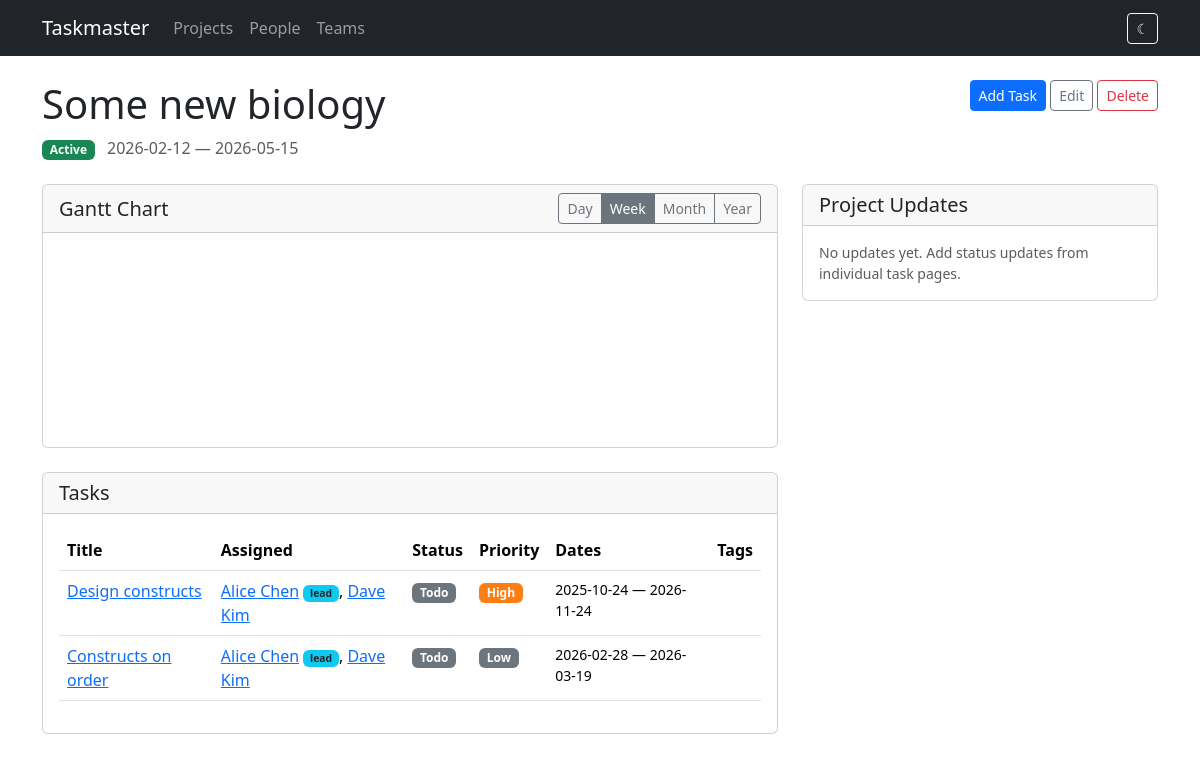
The page /projects/5 on the database as committed earlier.
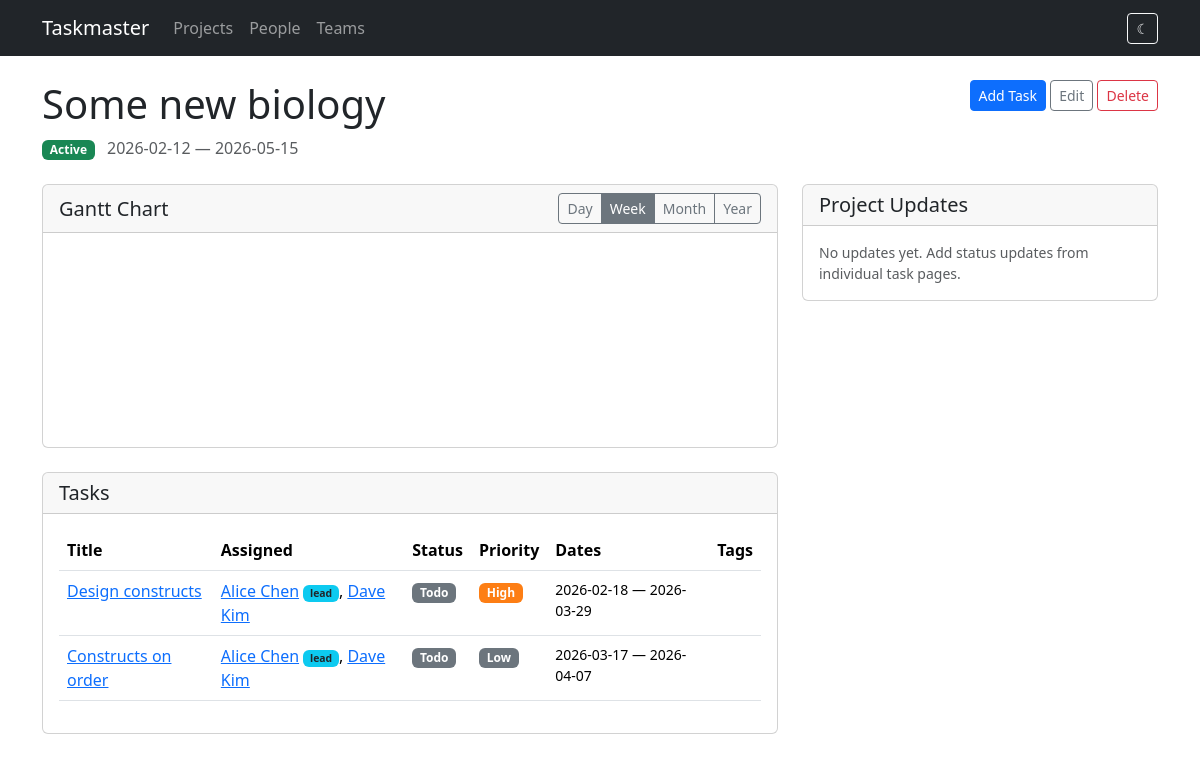
The same page on the database as committed later.
### models.py (models this page shows, shortened)
class Project(db.Model):
    id = db.Column(db.Integer, primary_key=True)
    name = db.Column(db.String(200), nullable=False)
    description = db.Column(db.Text)
    start_date = db.Column(db.Date)
    end_date = db.Column(db.Date)
    status = db.Column(db.String(20), default='active')  # active, completed, on_hold
    tasks = db.relationship('Task', backref='project', lazy=True, cascade='all, delete-orphan')

class Task(db.Model):
    id = db.Column(db.Integer, primary_key=True)
    title = db.Column(db.String(200), nullable=False)
    description = db.Column(db.Text)
    project_id = db.Column(db.Integer, db.ForeignKey('project.id'), nullable=False)
    start_date = db.Column(db.Date, nullable=False)
    end_date = db.Column(db.Date, nullable=False)
    status = db.Column(db.String(20), default='todo')  # todo, in_progress, done
    priority = db.Column(db.String(20), default='medium')  # low, medium, high, critical
    assignments = db.relationship('TaskAssignment', backref='task', lazy=True,
                                   cascade='all, delete-orphan')
    tags = db.relationship('Tag', secondary=task_tags, backref=db.backref('tasks', lazy=True))
    milestones = db.relationship('Milestone', backref='task', lazy=True,
                                 order_by='Milestone.date', cascade='all, delete-orphan')
    status_updates = db.relationship('StatusUpdate', backref='task', lazy=True,
                                     order_by='StatusUpdate.created_at.desc()',
                                     cascade='all, delete-orphan')
    dependencies = db.relationship(
        'Task',
        secondary='task_dependency',
        primaryjoin='Task.id == TaskDependency.task_id',
        secondaryjoin='Task.id == TaskDependency.depends_on_id',
        backref=db.backref('dependents', lazy=True),
        lazy=True,
    )
    @property
    def lead(self):
        for a in self.assignments:
            if a.is_lead:
                return a.person
        return None
    @property
    def assignees(self):
        return [a.person for a in self.assignments]

class Person(db.Model):
    id = db.Column(db.Integer, primary_key=True)
    name = db.Column(db.String(120), nullable=False)
    email = db.Column(db.String(120))
    team_id = db.Column(db.Integer, db.ForeignKey('team.id'))
    assignments = db.relationship('TaskAssignment', backref='person', lazy=True)

### routes/projects.py (the view)
@bp.route('/projects/<int:id>')
def detail(id):
    project = Project.query.get_or_404(id)
    task_ids = [t.id for t in project.tasks]
    all_updates = StatusUpdate.query.filter(
        StatusUpdate.task_id.in_(task_ids)
    ).order_by(StatusUpdate.created_at.desc()).all() if task_ids else []
    upcoming_milestones = Milestone.query.filter(
        Milestone.task_id.in_(task_ids),
        Milestone.date >= date.today()
    ).order_by(Milestone.date).all() if task_ids else []
    return render_template('projects/detail.html', project=project,
                           all_updates=all_updates,
                           upcoming_milestones=upcoming_milestones)

### templates/projects/detail.html (shortened to what this page needs)
{% extends "base.html" %}
{% block content %}
<div class="d-flex justify-content-between align-items-start mb-3">
    <div>
        <h1>{{ project.name }}</h1>
        <div class="mb-2">
            <span class="badge badge-{{ project.status }}">{{ project.status | replace('_', ' ') | title }}</span>
            {% if project.start_date %}<span class="text-muted ms-2">{{ project.start_date }}</span>{% endif %}
            {% if project.end_date %}<span class="text-muted"> &mdash; {{ project.end_date }}</span>{% endif %}
        </div>
    </div>
    <div>
        <a href="{{ url_for('tasks.new_task', project_id=project.id) }}" class="btn btn-primary btn-sm">Add Task</a>
        <a href="{{ url_for('projects.edit_project', id=project.id) }}" class="btn btn-outline-secondary btn-sm">Edit</a>
        <form method="post" action="{{ url_for('projects.delete_project', id=project.id) }}" class="d-inline"
              onsubmit="return confirm('Delete this project and all its tasks?')">
            <button type="submit" class="btn btn-outline-danger btn-sm">Delete</button>
        </form>
    </div>
</div>
<div class="row g-4">
<div class="col-lg-8">
    {% if project.tasks %}
    <div class="card mb-4">
        <div class="card-header d-flex justify-content-between align-items-center">
            <h5 class="mb-0">Gantt Chart</h5>
            <div class="btn-group btn-group-sm" id="gantt-zoom">
                <button type="button" class="btn btn-outline-secondary" data-mode="Day">Day</button>
                <button type="button" class="btn btn-outline-secondary active" data-mode="Week">Week</button>
                <button type="button" class="btn btn-outline-secondary" data-mode="Month">Month</button>
                <button type="button" class="btn btn-outline-secondary" data-mode="Year">Year</button>
            </div>
        </div>
        <div class="card-body gantt-container">
            <svg id="gantt"></svg>
        </div>
    </div>
    <div class="card">
        <div class="card-header"><h5 class="mb-0">Tasks</h5></div>
        <div class="card-body">
            <div class="table-responsive">
                <table class="table table-hover">
                    <thead>
                        <tr>
                            <th>Title</th>
                            <th>Assigned</th>
                            <th>Status</th>
                            <th>Priority</th>
                            <th>Dates</th>
                            <th>Tags</th>
                        </tr>
                    </thead>
                    <tbody>
                        {% for task in project.tasks %}
                        <tr>
                            <td><a href="{{ url_for('tasks.detail', id=task.id) }}">{{ task.title }}</a></td>
                            <td>
                                {% if task.assignees %}
                                    {% for person in task.assignees %}
                                    <a href="{{ url_for('people.detail', id=person.id) }}">{{ person.name }}</a>{% if task.lead and person.id == task.lead.id %} <span class="badge bg-info text-dark" style="font-size:0.65em">lead</span>{% endif %}{% if not loop.last %}, {% endif %}
                                    {% endfor %}
                                {% else %}
                                <span class="text-muted">Unassigned</span>
                                {% endif %}
                            </td>
                            <td><span class="badge badge-{{ task.status }}">{{ task.status | replace('_', ' ') | title }}</span></td>
                            <td><span class="badge badge-{{ task.priority }}">{{ task.priority | title }}</span></td>
                            <td class="small">{{ task.start_date }} &mdash; {{ task.end_date }}</td>
                            <td>
                            </td>
                        </tr>
                        {% endfor %}
                    </tbody>
                </table>
            </div>
        </div>
    </div>
    {% else %}
    <div class="text-center py-5">
        <p class="text-muted">No tasks yet.</p>
        <a href="{{ url_for('tasks.new_task', project_id=project.id) }}" class="btn btn-primary">Add the first task</a>
    </div>
    {% endif %}
</div>
<div class="col-lg-4">
    <div class="card" style="position: sticky; top: 1rem;">
        <div class="card-header"><h5 class="mb-0">Project Updates</h5></div>
        <div class="card-body" style="max-height: 80vh; overflow-y: auto;">
            {% if all_updates %}
            <div class="status-timeline">
                {% for update in all_updates %}
                <div class="update-item">
                    <div class="d-flex justify-content-between align-items-start">
                        <a href="{{ url_for('tasks.detail', id=update.task.id) }}" class="fw-semibold small text-decoration-none">{{ update.task.title }}</a>
                        <span class="badge badge-{{ update.task.status }}" style="font-size:0.65em">{{ update.task.status | replace('_', ' ') | title }}</span>
                    </div>
                    <div class="text-muted small">{{ update.created_at.strftime('%b %d, %Y at %I:%M %p') }}</div>
                    <div class="small">{{ update.content|render_mentions }}</div>
                </div>
                {% endfor %}
            </div>
            {% else %}
            <p class="text-muted mb-0 small">No updates yet. Add status updates from individual task pages.</p>
            {% endif %}
        </div>
    </div>
</div>
</div>
{% endblock %}

### templates/base.html (shortened to what this page needs)
<!DOCTYPE html>
<html lang="en">
<head>
    <link href="https://cdn.jsdelivr.net/npm/bootstrap@5.3.3/dist/css/bootstrap.min.css" rel="stylesheet">
    <link rel="stylesheet" href="https://cdn.jsdelivr.net/npm/frappe-gantt@0.6.1/dist/frappe-gantt.min.css">
    <link rel="stylesheet" href="{{ url_for('static', filename='style.css') }}">
</head>
<body>
    <nav class="navbar navbar-expand-lg navbar-dark bg-dark">
        <div class="container">
            <a class="navbar-brand" href="{{ url_for('index') }}">Taskmaster</a>
            <div class="collapse navbar-collapse" id="navbarNav">
                <ul class="navbar-nav">
                    <li class="nav-item">
                        <a class="nav-link" href="{{ url_for('projects.list_projects') }}">Projects</a>
                    </li>
                    <li class="nav-item">
                        <a class="nav-link" href="{{ url_for('people.list_people') }}">People</a>
                    </li>
                    <li class="nav-item">
                        <a class="nav-link" href="{{ url_for('teams.list_teams') }}">Teams</a>
                    </li>
                </ul>
                <button id="theme-toggle" class="btn btn-outline-light btn-sm ms-auto" title="Toggle dark mode">
                    <span id="theme-icon-light">&#9790;</span>
                </button>
            </div>
        </div>
    </nav>
    <main class="container mt-4">
        {% block content %}{% endblock %}
    </main>
</body>
</html>

### static/style.css (style rules this page uses)
.badge-low { background-color: #6c757d; }
.badge-high { background-color: #fd7e14; }
.badge-todo { background-color: #6c757d; }
.badge-active { background-color: #198754; }
.gantt-container { overflow-x: auto; margin: 1rem 0; }

Rows that differ between the two databases and show on the page:
changed Task "Design constructs": start_date "2025-10-24" → "2026-02-18"; end_date "2026-11-24" → "2026-03-29"
changed Task "Constructs on order": start_date "2026-02-28" → "2026-03-17"; end_date "2026-03-19" → "2026-04-07"
